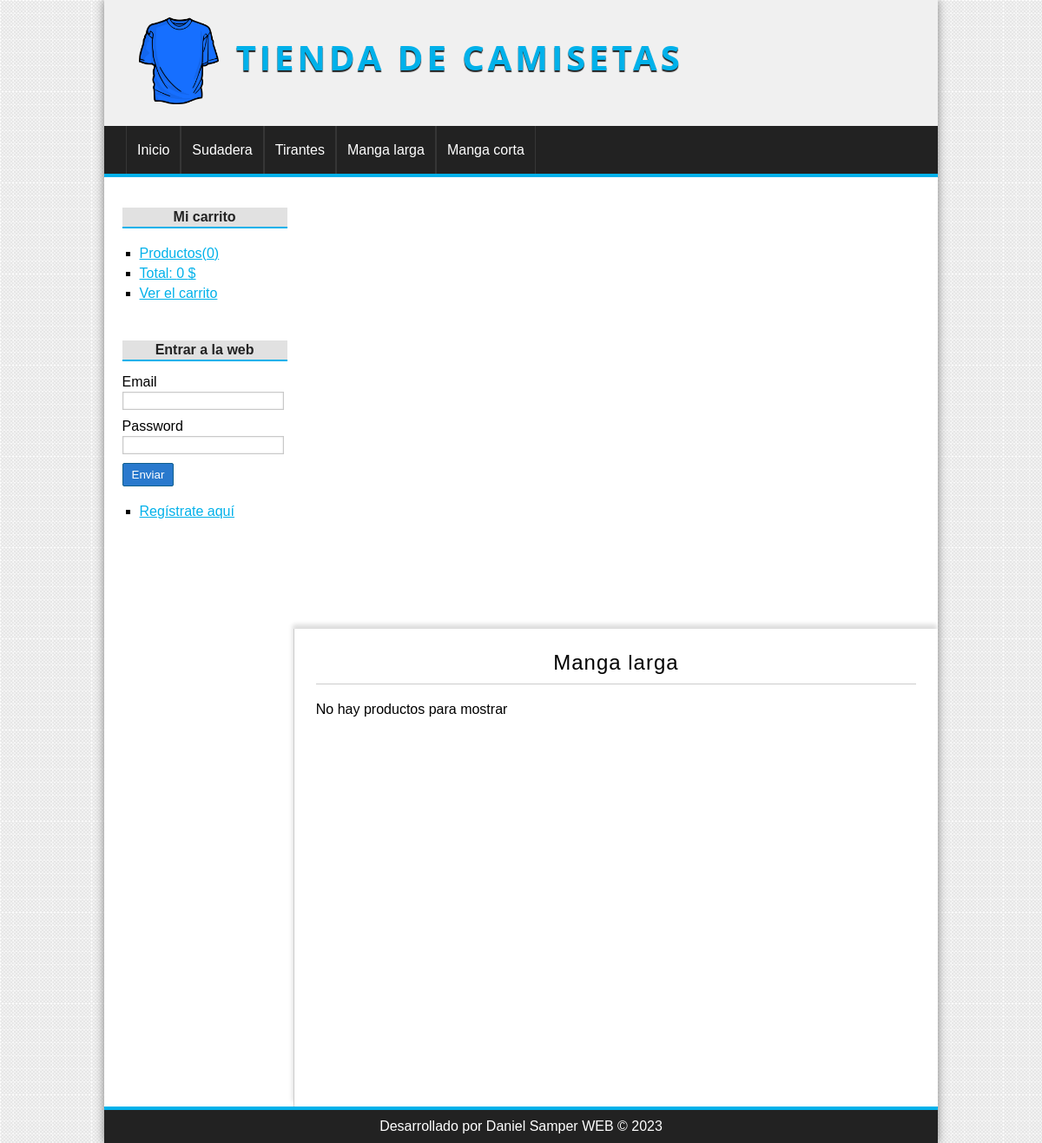
/proyecto-php-poo/categoria/ver&id=2, run on the app's committed database.
### tables this page shows
CREATE TABLE categorias(
id          int(255) auto_increment not null,
nombre      varchar(100) not null,
CONSTRAINT pk_categorias PRIMARY KEY(id)
);

### proyecto-php-poo/config/db.php (called while the page is built)
<?php
class Database{
    public static function connect() {
        $db = new mysqli('localhost','root','','tienda_master');
        $db->query("SET NAMES 'utf8'");
        return $db;
    }
}

### proyecto-php-poo/helpers/utils.php (called while the page is built, shortened)
<?php
class Utils{
    public static function showCategorias() {
        require_once 'models/categoria.php';
        $categoria = new Categoria();
        $categorias = $categoria->getAll();
        return $categorias;;
    }
}

### proyecto-php-poo/models/categoria.php (called while the page is built, shortened)
<?php
class Categoria{
    private $id;
    private $db;
    public function __construct() {
        $this->db = Database::connect();
    }
    public function getId() {
        return $this->id;
    }
    public function setId($id): void {
        $this->id = $id;
    }
    public function getAll() {
        $categorias = $this->db->query("SELECT * FROM categorias ORDER BY id DESC;");
        return $categorias;
    }
    public function getOne() {
        $categoria = $this->db->query("SELECT * FROM categorias WHERE id={$this->getId()}");
        return $categoria->fetch_object();
    }
}

### proyecto-php-poo/controllers/CategoriaController.php (called while the page is built, shortened)
<?php
require_once 'models/categoria.php';
require_once 'models/producto.php';
class categoriaController{
    public function ver() {
        if(isset($_GET['id'])):
            $id = $_GET['id'];
            $categoria = new Categoria();
            $categoria->setId($id);
            $categoria = $categoria->getOne();
            $producto = new Producto();
            $producto->setCategoria_id($id);
            $productos = $producto->getAllCategory();
        endif;
        require_once 'views/categoria/ver.php';
    }
}

### proyecto-php-poo/models/producto.php (called while the page is built, shortened)
<?php
class Producto{
    private $categoria_id;
    private $db;
    public function __construct() {
        $this->db = Database::connect();
    }
    public function getCategoria_id() {
        return $this->categoria_id;
    }
    public function setCategoria_id($categoria_id): void {
        $this->categoria_id = $categoria_id;
    }
    public function getAllCategory() {
        $sql = "SELECT p.*, c.nombre AS 'catnombre' FROM productos p "
                . "INNER JOIN categorias c ON c.id = p.categoria_id "
                . "WHERE p.categoria_id = {$this->getCategoria_id()} "
                . "ORDER BY id DESC";
        $productos = $this->db->query($sql);
        return $productos;
    }
}

### proyecto-php-poo/views/categoria/ver.php (the view, shortened to what this page needs)
<?php if (isset($categoria)): ?>
    <h1><?= $categoria->nombre ?></h1>
    <?php if ($productos->num_rows == 0): ?>
        <p>No hay productos para mostrar</p>
    <?php endif; ?>
<?php else: ?>
    <h1>La categoría no existe</h1>
<?php endif; ?>

### proyecto-php-poo/views/layout/header.php (shortened to what this page needs)
<!DOCTYPE HTML>
<html lang="es">
    <head>
        <link rel="stylesheet" href="assets/css/style.css"/>
    </head>
    <body>
        <div id="container">
            <header id="header">
                <div id="logo">
                    <img src="assets/img/camiseta.png" alt="Camiseta Logo"/>
                    <a href="<?=base_url?>">
                        Tienda de Camisetas
                    </a>
                </div>
            </header>
            <?php $categorias = Utils::showCategorias(); ?>
            <nav id="menu">
                <ul>
                    <li>
                        <a href="#">Inicio</a>
                    </li>
                    <?php while($cat = $categorias->fetch_object()): ?>
                        <li>
                            <a href="<?=base_url?>categoria/ver&id=<?=$cat->id?>"><?=$cat->nombre?></a>
                        </li>
                    <?php endwhile; ?>
                </ul>
            </nav>
            <div id="content">

### proyecto-php-poo/assets/css/style.css (style rules this page uses)
* { padding: 0px; margin: 0px; font-family: sans-serif, Helvetica, Arial; }
body { background: url('../img/bg.png'); }
a { color: #01B1EA; }
#container { width: 80%; margin: 0px auto; box-shadow: 0px 0px 10px gray; background: white; }
#header { height: 145px; background: #F0F0F0; }
#logo { padding: 20px; margin-left: 20px; float:left; }
#logo img { float: left; height: 100px; }
#logo a { float: left; font-size: 40px; letter-spacing: 4px; font-family: 'Open Sans', Helvetica, Arial; text-transform: uppercase; color: #01B1EA; font-weight: bold; text-decoration: none; margin-top: 18px; margin-left: 20px; text-shadow: 0px 2px 1px #222222; transition: all 300ms; }
#menu { clear: both; background: #222; color: white; height: 55px; border-bottom: 4px solid #01B1EA; }
#menu ul { list-style: none; text-decoration: none; margin: 0px auto; margin-left: 25px; }
#menu ul li { line-height: 55px; float: left; border-right: 1px solid #363636; }
#menu a { display: block; color: white; text-decoration: none; padding-left: 12px; padding-right: 12px; transition: all 300ms; }
#menu a:first-child { border-left: 1px solid #363636; }
#content { margin: 0px auto; overflow: hidden; background: white; }
#central h1 { font-size: 24px; font-weight: normal; letter-spacing: 1px; margin-bottom: 5px; text-align: center; border-bottom: 1px solid #ccc; margin-bottom: 20px; padding: 10px; padding-top: 0px; }

### data on the page
categorias: nombre "Sudadera"
categorias: nombre "Tirantes"
categorias: nombre "Manga larga"
categorias: nombre "Manga corta"

### other printed values
$stats['count'] "0"
$stats['total'] "0"
